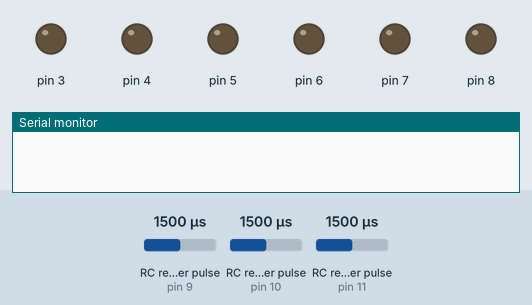
The sketch below on a simulated Arduino Uno, built with avr-gcc and run on an emulated ATmega328P. On the bench: output pins drawn as LEDs (lit = HIGH), the last lines printed to the serial monitor. Wiring (inferred from the names in the program): 3 × RC receiver channel: data pin 9 / data pin 10 / data pin 11. The inputs (shaded band) are chosen by the test bench; at power-on: RC receiver pulse (sensors on pin 9, pin 10, pin 11) 1500 µs.

Above: at 0.1 s.
At 3.1 s:
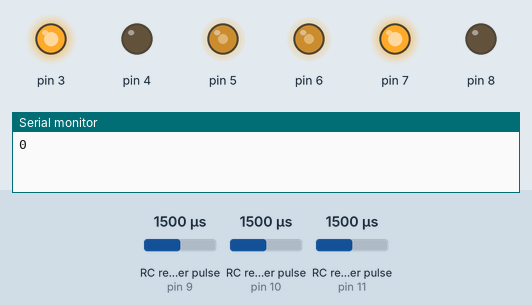
Timing chart, 0 to 4.6 s (numbered marks = the images above):
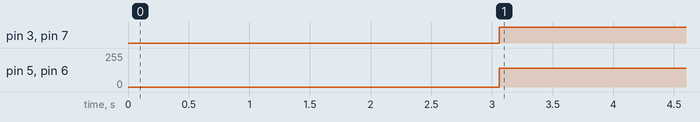

The sketch:

RC_CAR.ino
```cpp
// hello guys
// comments have been put in place wheere ever needed
// workflow will be on the chart in the repository

unsigned long a,b,c,d,e,f,ca,cb,cc,cd,ce,cf,mode,throttle;
unsigned int dir = -1;

void setup() {
  // put your setup code here, to run once:

  Serial.begin(115200);

  pinMode(9,INPUT); // ch1
  pinMode(10,INPUT); // ch2
  pinMode(11,INPUT);// ch3

  // control pins for the motor
  pinMode(5,OUTPUT);
  pinMode(6,OUTPUT);


  // drive side A

  pinMode(3,OUTPUT);
  pinMode(4,OUTPUT);

  // drive side B

  pinMode(7,OUTPUT);
  pinMode(8,OUTPUT);

//  set each motor 1|0 for clock
//  set each motor 0|1 for anti clock


}
void measureIn(){
  a = pulseIn(9,HIGH); 	//LEFT<>RIGHT using ch1
  b = pulseIn(0,LOW);
  c = pulseIn(11,HIGH); //Throttle using ch3
  d = pulseIn(10,LOW);	//FWD<>BCKWD using ch2
  f = pulseIn(6,LOW); 	//TRIG2 use them in case you need special actions
  e = pulseIn(5,LOW); 	//TRIG1 use them in case you need special actions

}
void correctIn(){

  ca = map(a,900,2000,0,1023); // L<=>R
  cd = map(d,900,2000,0,1023); // F<=>B
  cc = map(c,900,2000,0,255);// throttle
  ce = map(e,993,1986,0,1);
  cf = map(f,993,1986,0,1);

}
int measureD(){
  if(cd>900){
    mode = 0;
    Serial.println(mode);
  }
  if(cd<300){
    mode = 1;
    Serial.println(mode);
  }
  if(ca<300){
    mode= 2;
    Serial.println(mode);
  }
  if(ca>900){
    mode=3;
    Serial.println(mode);
  }


}

void throttleM(){
  throttle = cc;
  // Serial.println(cc);
}
void driveM(){

  analogWrite(5,throttle);
  analogWrite(6,throttle);

  if(mode == 0){

	// forward
	// M0
	// 3,4 7,8
	digitalWrite(3,HIGH);
	digitalWrite(4,LOW);

	digitalWrite(7,HIGH);
	digitalWrite(8,LOW);


  }
  if(mode == 1){
	// backwards
	// M0

  digitalWrite(3,LOW);
  digitalWrite(4,HIGH);

  digitalWrite(7,LOW);
  digitalWrite(8,HIGH);
  }
  if(mode ==2){
	//  Right
	// M0

  digitalWrite(3,HIGH);
  digitalWrite(4,LOW);

  digitalWrite(7,LOW);
  digitalWrite(8,HIGH);
  }
  if(mode == 3){
	// LEFT
	// M0

  digitalWrite(3,LOW);
  digitalWrite(4,HIGH);

  digitalWrite(7,HIGH);
  digitalWrite(8,LOW);
  }


    // no out put


}
void loop() {
  // put your main code here, to run repeatedly:
  measureIn();
  correctIn();
  measureD();
  throttleM();
  driveM();
  // Serial.println(mode);


// Serial.print(" Corrected A: ");Serial.println(ca);

// Serial.print(" Corrected D: ");Serial.println(cd);
// Serial.println(":::");


}
// -------------- END ---------------------_
```

Measured:
- by itself, pin 3, pin 7: LOW → HIGH at 3.1 s
- by itself, pin 5, pin 6: 0/255 → 139/255 at 3.1 s
